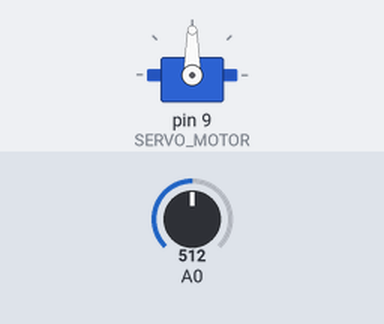
The sketch below on a simulated Arduino Uno, built with avr-gcc and run on an emulated ATmega328P. Shown: servo. Inputs (shaded band) come from the test bench; at power-on: A0 = 512.

Above: at 1.2 s.
1.3 s: A0 set to 716
At 2.0 s:
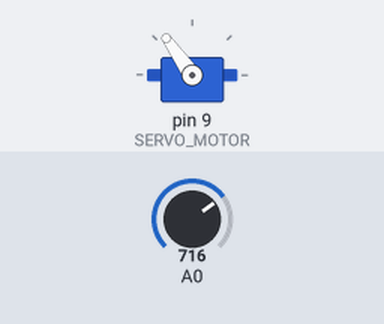
2.8 s: A0 set to 900
At 4.0 s:
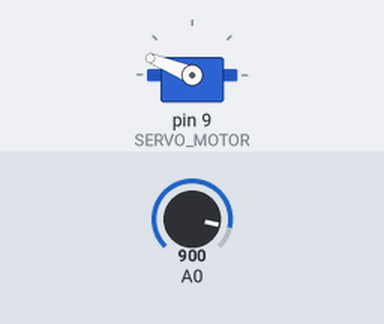
4.3 s: A0 set to 1023
At 5.4 s:
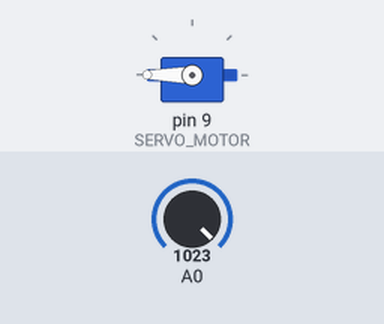
5.8 s: A0 set to 306
At 6.3 s:
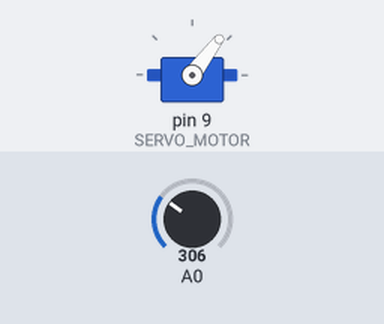
7.3 s: A0 set to 122
At 7.6 s:
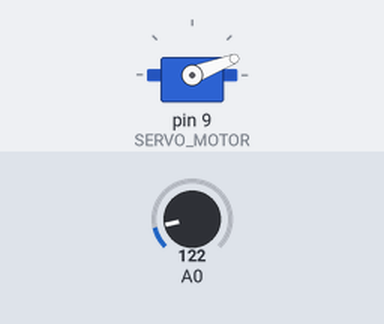
Timing chart, 0 to 9.8 s (numbered marks = the images above; inputs shaded):
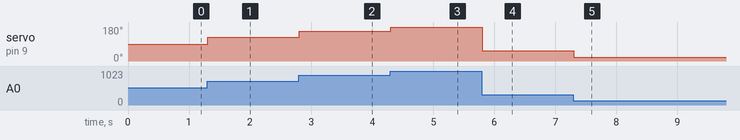

Measured:
- after the input at 1.3 s, servo on pin 9 (SERVO_MOTOR): 90° → 125° at once
- after the input at 2.8 s, servo on pin 9 (SERVO_MOTOR): 125° → 158° at once
- after the input at 4.3 s, servo on pin 9 (SERVO_MOTOR): 158° → 180° at once
- after the input at 5.8 s, servo on pin 9 (SERVO_MOTOR): 180° → 53° at once
- after the input at 7.3 s, servo on pin 9 (SERVO_MOTOR): 53° → 21° at once

The sketch:

ServoMotor_Potansiyometre.ino
```cpp
#include <Servo.h>
Servo SERVO_MOTOR;
int TIME;

void setup() {
  SERVO_MOTOR.attach(9);
  TIME = 10;
}
void loop() {
  SERVO_MOTOR.write(calculateValue());
  delay(TIME);
}

int calculateValue() {
  return map(analogRead(A0), 0, 1023, 0, 180);
}
```
